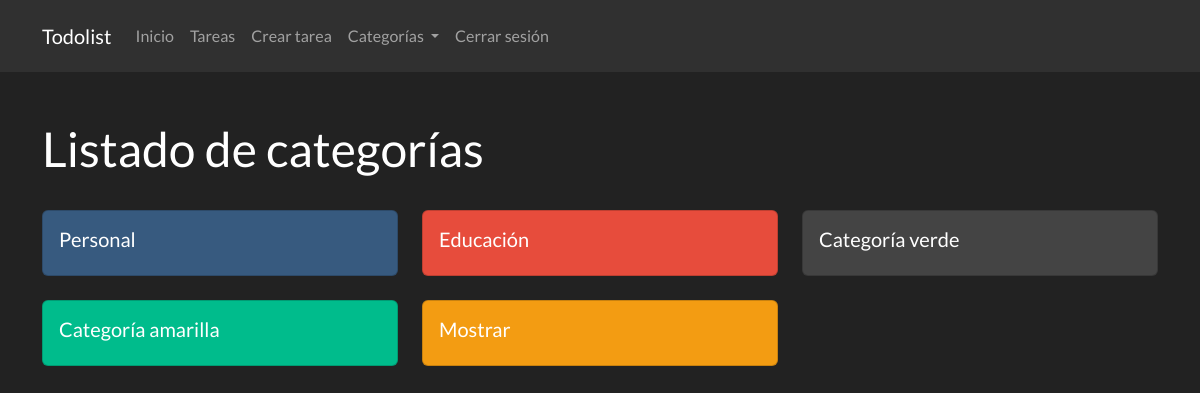
The app's page /categoria/ (signed in) with its own data.
### app.py (models this page shows, shortened)
class Categoria(db.Model):
    id = db.Column(db.Integer, primary_key=True)
    nombre = db.Column(db.String(100), nullable=False)
    color = db.Column(db.String(100), nullable=False)
    usuario_id = db.Column(db.Integer, db.ForeignKey('usuario.id'), nullable=False)

### app.py (the view, shortened to what this page needs)
@app.route('/categoria/', methods=['GET'])
@app.route('/categoria/<int:id>', methods=['GET'])
@login_required
def verCategoria(id = None):
    if id is None:
        categorias = Categoria.query.filter_by(usuario_id=current_user.id).all()
        return render_template('categorias.html', categorias=categorias)

### app.py (called while the page is built)
@login_manager.user_loader
def load_user(id):
    return Usuario.query.get(int(id))

### templates/categorias.html (shortened to what this page needs)
{% extends "base.html" %}
{% block content %}
<h1 class="mt-5">Listado de categorías</h1>
<div class="row">
    {% for categoria in categorias %}
    <div class="col-md-4">
        <a href="{{ url_for('verCategoria', id=categoria.id) }}" class="card-link" style="text-decoration: none;">
            <div class="card mt-4 bg-{{ categoria.color }}">
                <div class="card-body">
                    <h5 class="card-title">
                        {{ categoria.nombre }}
                    </h5>
                </div>
            </div>
        </a>
    </div>
    {% endfor %}
</div>
{% endblock %}

### records on screen
Categoria: nombre "Personal"
Categoria: nombre "Educación"
Categoria: nombre "Categoría verde"
Categoria: nombre "Categoría amarilla"
Categoria: nombre "Mostrar"
